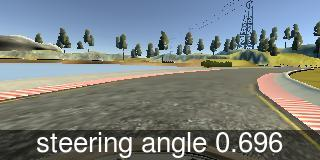
#> input picture project3/sample/center_2017_02_25_15_01_04_164.jpg, 320 x 160 px; its folder holds only this picture in this run
$ python -i bounding.py   (imports and definitions only)
#> lines starting #> are read from the running program, lines starting #| are printed output that depends on the picture
#!/usr/bin/env python
import cv2
import numpy as np
import pickle
import scipy.ndimage as ndimage

HEAT_THRESHOLD = 10

HISTORY_HEAT_BUFFER = None
HISTORY_BOX_BUFFER = None

# [49 lines left out: functions draw_heat, draw_boxes, not called in this run]

# [2 lines not run here, left out]
# [1 line that did not run here, left out]

def box_processor(img):
    block_matches = next(boxy)
    boxed = draw_boxes(img, block_matches)
    return boxed

# [7 lines not run here, left out]

>>> import cv2
>>> picture = cv2.imread('../project3/sample/center_2017_02_25_15_01_04_164.jpg', cv2.IMREAD_GRAYSCALE)
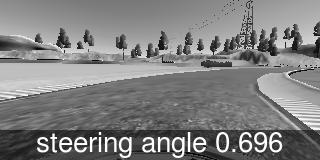
#> picture: shape (160, 320); min 0, max 255, mean 127.9
#> (the run stopped early here; a loop or call above may not have finished)

$ run again, on project3/sample/xenter_2017_02_25_15_01_04_164.jpg
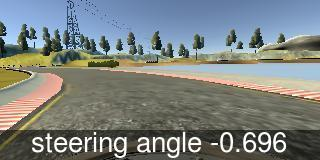
#> input picture project3/sample/xenter_2017_02_25_15_01_04_164.jpg, 320 x 160 px
#> `picture = cv2.imread('../project3/sample/center_2017_02_25_15_01_04_16..`:
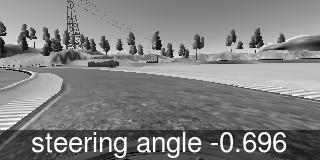
#> picture: shape (160, 320); min 0, max 255, mean 128
